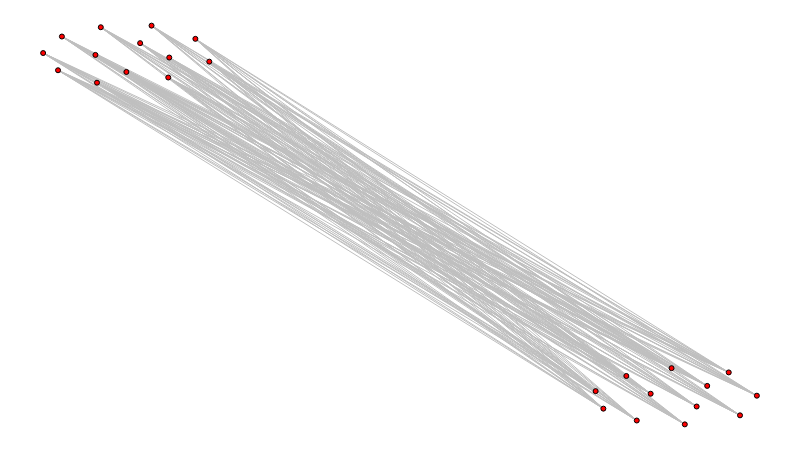

The notebook cell this image was saved under:
### Markdown cell above
Inversão da visualização:

### Code cell
def inver_show(g):
    cg = nx.complement(g)

    sn.reset_positions(cg)

    for n in g.nodes:
        g.nodes[n]['pos'] = cg.nodes[n]['pos']

    sn.show_graph(g)


inver_show(g)

### Figure 1 — Plotly figure (JSON) as saved in the notebook; plotly's stock layout.template omitted (floating-point values rounded to 4 significant figures; data arrays with more than 128 entries replaced by an {"elided": "..."} marker saying what was removed)
{"data": [{"hoverinfo": "none", "line": {"color": "rgb(191, 191, 191)", "width": 1}, "mode": "lines", "type": "scatter", "uid": "9f01a097-fd71-42a7-a896-b1b3930f7bb0", "x": {"elided": "468 float values"}, "y": {"elided": "468 float values"}}, {"hoverinfo": "none", "marker": {"color": "rgb(255, 0, 0)", "line": {"color": "rgb(0, 0, 0)", "width": 1}, "size": 5}, "mode": "markers+text", "text": [], "textfont": {"color": "rgb(255, 255, 255)"}, "textposition": "middle center", "type": "scatter", "uid": "53a7bb26-4294-41c0-8f23-7cf4ebb0edf9", "x": [0.9606, 0.1166, 0, 0.7741, 0.8171, 0.8804, 0.8512, 0.9304, 0.8317, 0.02088, 0.08082, 0.1767, 0.9156, 0.1359, 1, 0.899, 0.07547, 0.07328, 0.1519, 0.2133, 0.2328, 0.7849, 0.9764, 0.1753, 0.0263], "y": [0.1303, 0.8838, 0.9312, 0.08335, 0.1214, 0.141, 0.07684, 0.09652, 0.009688, 0.8881, 0.996, 0.92, 0.0448, 0.9561, 0.07193, 0, 0.8568, 0.9265, 1, 0.9668, 0.9097, 0.03942, 0.02265, 0.8699, 0.9727]}], "layout": {"height": 450, "margin": {"b": 0, "l": 0, "r": 0, "t": 0}, "showlegend": false, "width": 800, "xaxis": {"showgrid": false, "showticklabels": false, "zeroline": false}, "yaxis": {"showgrid": false, "showticklabels": false, "zeroline": false}}}
